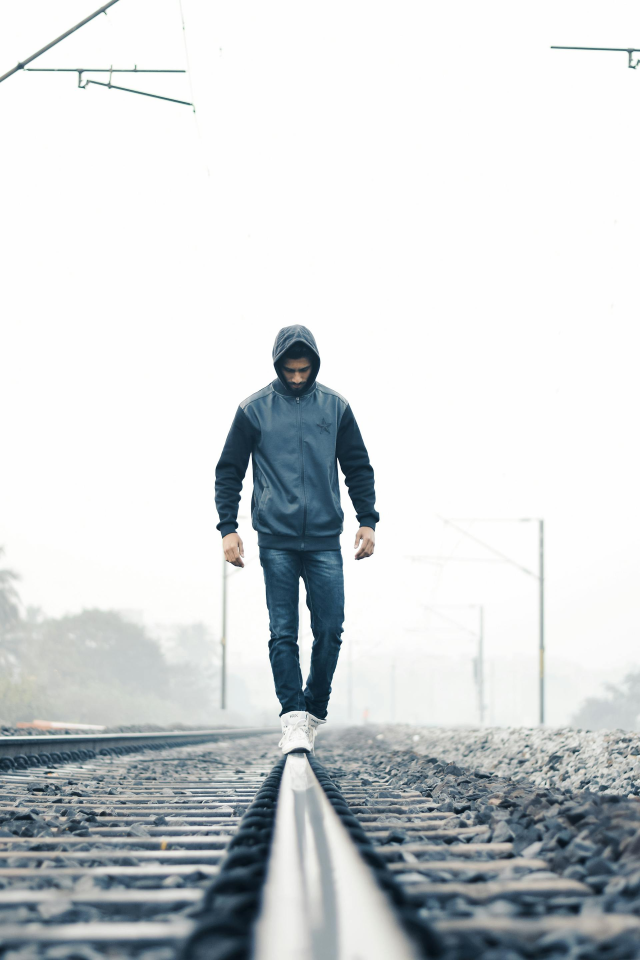
#> input picture Opencv-object-detection-Cascade/images/people.jpg, 1920 x 2880 px (shown at 1/3 size)
$ jupyter execute Cascade-Detection.ipynb   (text cells are left out)
#> lines starting #> are read from the running program, lines starting #| are printed output that depends on the picture; after the words box and inside, x2 and y2 are one past the last pixel; in counts of white or black regions, pixels touching at a corner belong together; pictures that were not available may be replaced by others from this repository, and a replacement may not be noted
[cell 1]
import cv2
import time
import matplotlib.pyplot as plt

[cell 2]
# Load the pre-trained Haar Cascade classifier for face detection
face_cascade = cv2.CascadeClassifier(cv2.data.haarcascades + 'haarcascade_fullbody.xml')

# Read the image
image = cv2.imread(r"images/people.jpg")
#> image is the input picture: shape (2880, 1920, 3); mean B, G, R 215.1, 213.4, 209.1

# Convert the image to grayscale
gray = cv2.cvtColor(image, cv2.COLOR_BGR2GRAY)

# Detect faces in the image
faces = face_cascade.detectMultiScale(gray, scaleFactor=1.1, minNeighbors=15, minSize=(100, 100))
#> faces = [[514, 811, 753, 1506]]

"""
gray -->  input image in grayscale. . Face detection works more efficiently in grayscale

scaleFactor --> This parameter specifies how much the image size is reduced at each image scale.
It is used to create a scale pyramid to detect objects at different sizes (because faces can appear larger or smaller depending on their distance from the camera).
1.1 means the image is reduced by 10% at each scale.

minNeighbors --> The detection algorithm finds multiple face candidates, and minNeighbors controls how many detections around the same region are needed to declare it a face.

minSize -->This parameter specifies the minimum size of the face to be detected, expressed as the width and height of the detection rectangle.

"""

# Draw rectangles around the detected faces
for (x, y, w, h) in faces:
    cv2.rectangle(image, (x, y), (x+w, y+h), (255, 0, 0), 5)
#> this loop made 1 pass

cv2.imwrite("result.jpg",image)


plt.figure(figsize=(15, 8))
plt.xticks([]), plt.yticks([])
plt.imshow(cv2.cvtColor(image,cv2.COLOR_BGR2RGB))
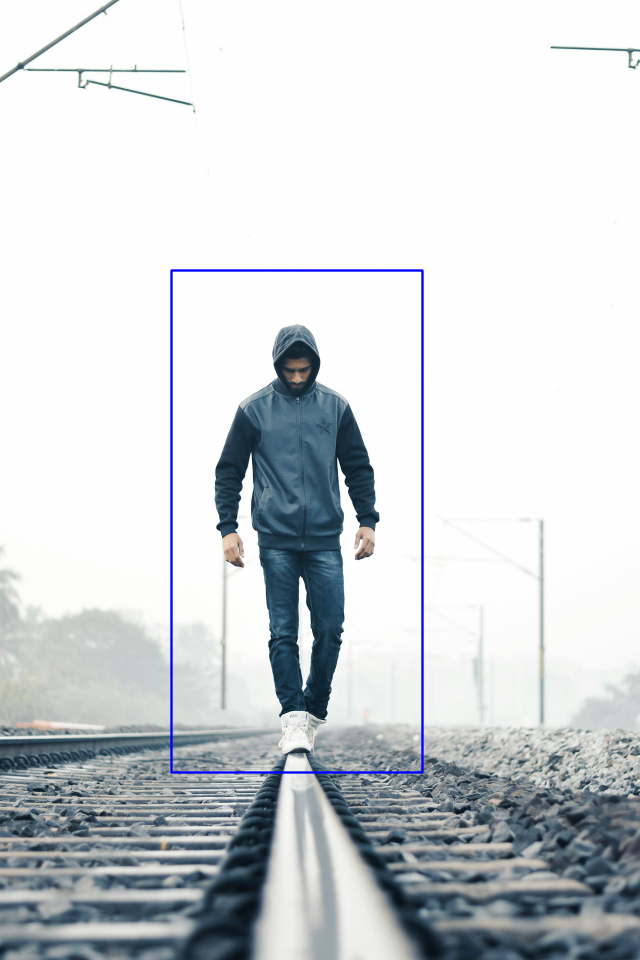
#> shown: shape (2880, 1920, 3) (shown at 1/3 size); mean R, G, B 207.9, 212, 215.2

[cell 3]
import cv2
import time

# Load the pre-trained Haar Cascade classifier for face detection
face_cascade = cv2.CascadeClassifier(cv2.data.haarcascades + 'haarcascade_fullbody.xml')

# Capture video from a file or camera (use 0 for the default camera)
video_capture = cv2.VideoCapture(r"images/video.mp4")  # For a file
# video_capture = cv2.VideoCapture(0)  # For camera input

# Get the width and height of the frames
frame_width = int(video_capture.get(cv2.CAP_PROP_FRAME_WIDTH))
#> frame_width = 1280
frame_height = int(video_capture.get(cv2.CAP_PROP_FRAME_HEIGHT))
#> frame_height = 720
fps = int(video_capture.get(cv2.CAP_PROP_FPS))
#> fps = 23

# Define the codec and create a VideoWriter object (MP4 format)
output_path = 'output_video.mp4'
fourcc = cv2.VideoWriter_fourcc(*'mp4v')  # Codec for MP4 video
#> fourcc = 1983148141
video_writer = cv2.VideoWriter(output_path, fourcc, fps, (frame_width, frame_height))

# Start the time counter
prev_frame_time = 0
new_frame_time = 0

# Loop over frames from the video
while video_capture.isOpened():
    # Capture frame-by-frame
    ret, frame = video_capture.read()
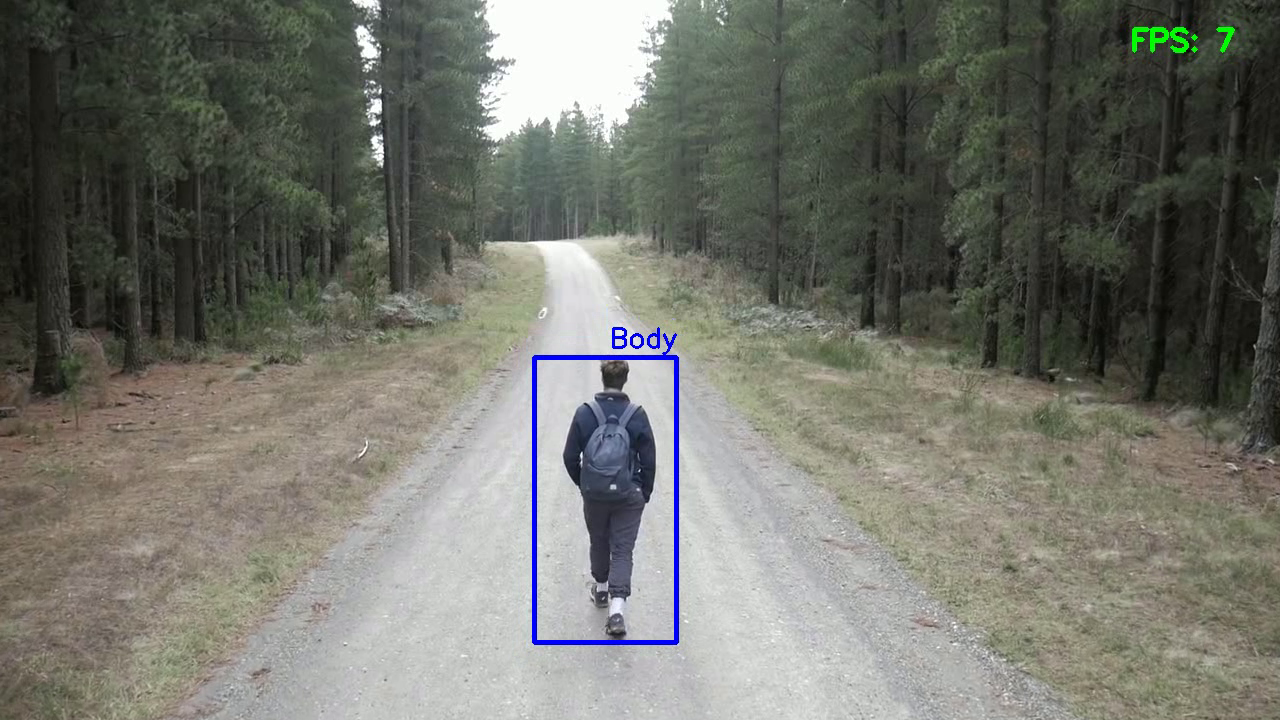
#> input picture frame 8 of Opencv-object-detection-Cascade/output_video.mp4, 1280 x 720 px, given in place of video.mp4, which was not available
#> frame is the input picture: shape (720, 1280, 3); mean B, G, R 108.4, 116.6, 115.5

    if not ret:
        print("Finished processing or cannot read the video.")
        break

    # Convert the frame to grayscale
    gray = cv2.cvtColor(frame, cv2.COLOR_BGR2GRAY)
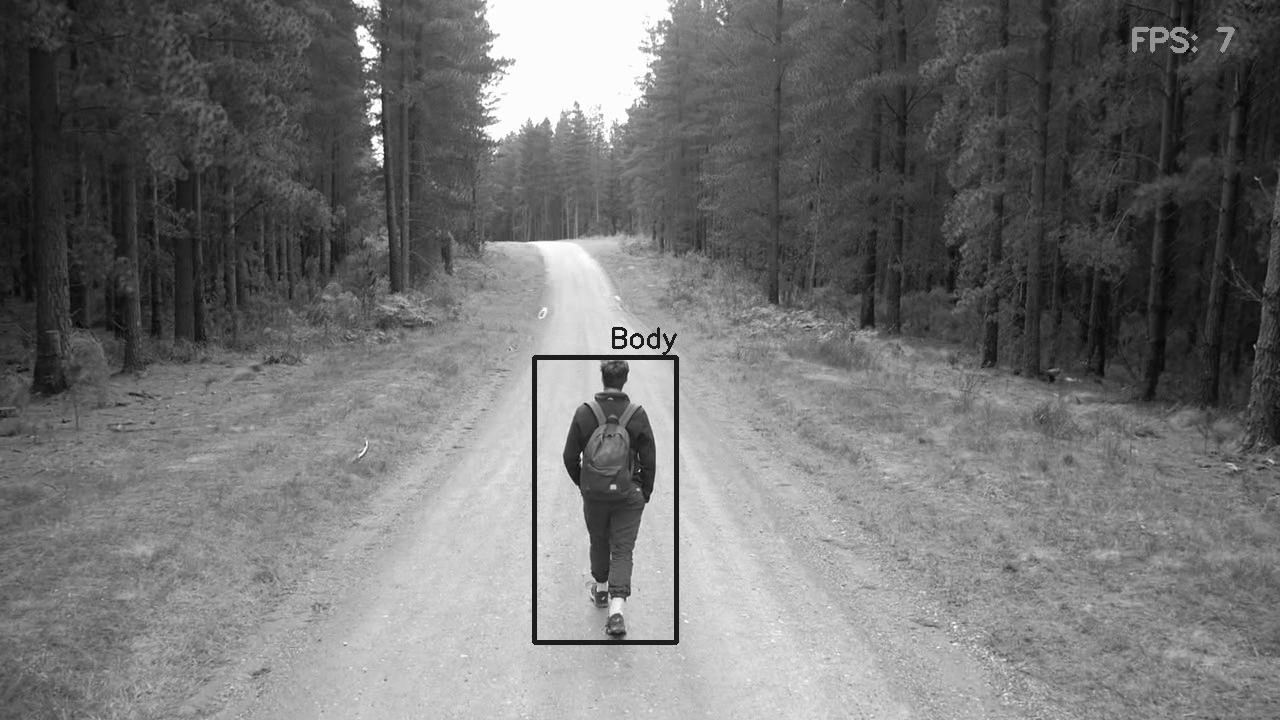
#> gray: shape (720, 1280); min 3, max 255, mean 115.2

    # Detect faces in the frame
    faces = face_cascade.detectMultiScale(gray, scaleFactor=1.1, minNeighbors=10, minSize=(10, 10))
#> faces = [[533, 353, 144, 289]]

    # Draw rectangles around the detected faces
    for (x, y, w, h) in faces:
        cv2.rectangle(frame, (x, y), (x + w, y + h), (255, 0, 0), 4)
        cv2.putText(frame, 'Body', (x + 75, y - 10), cv2.FONT_HERSHEY_SIMPLEX, 0.9, (255, 0, 0), 2)
#> this loop made 1 pass
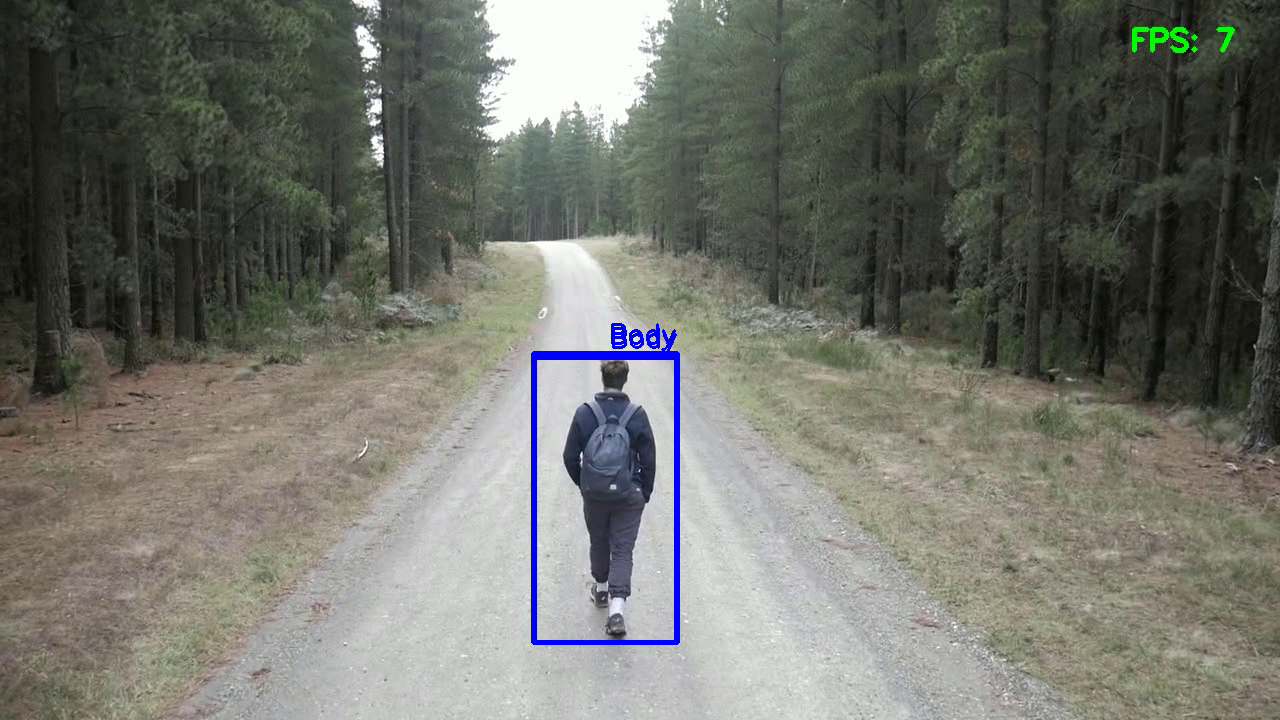
#> frame: shape (720, 1280, 3); 0.53% of pixels changed, all inside (x1, y1, x2, y2) = (531, 323, 680, 645)

    # Calculate the FPS
    new_frame_time = time.time()
    fps = 1 / (new_frame_time - prev_frame_time)
    prev_frame_time = new_frame_time

    # Convert FPS to an integer for display
    fps = int(fps)
    fps_text = f'FPS: {fps}'

    # Put the FPS text on the top-right corner of the frame
    cv2.putText(frame, fps_text, (frame.shape[1] - 150, 50), cv2.FONT_HERSHEY_SIMPLEX, 1, (0, 255, 0), 3)
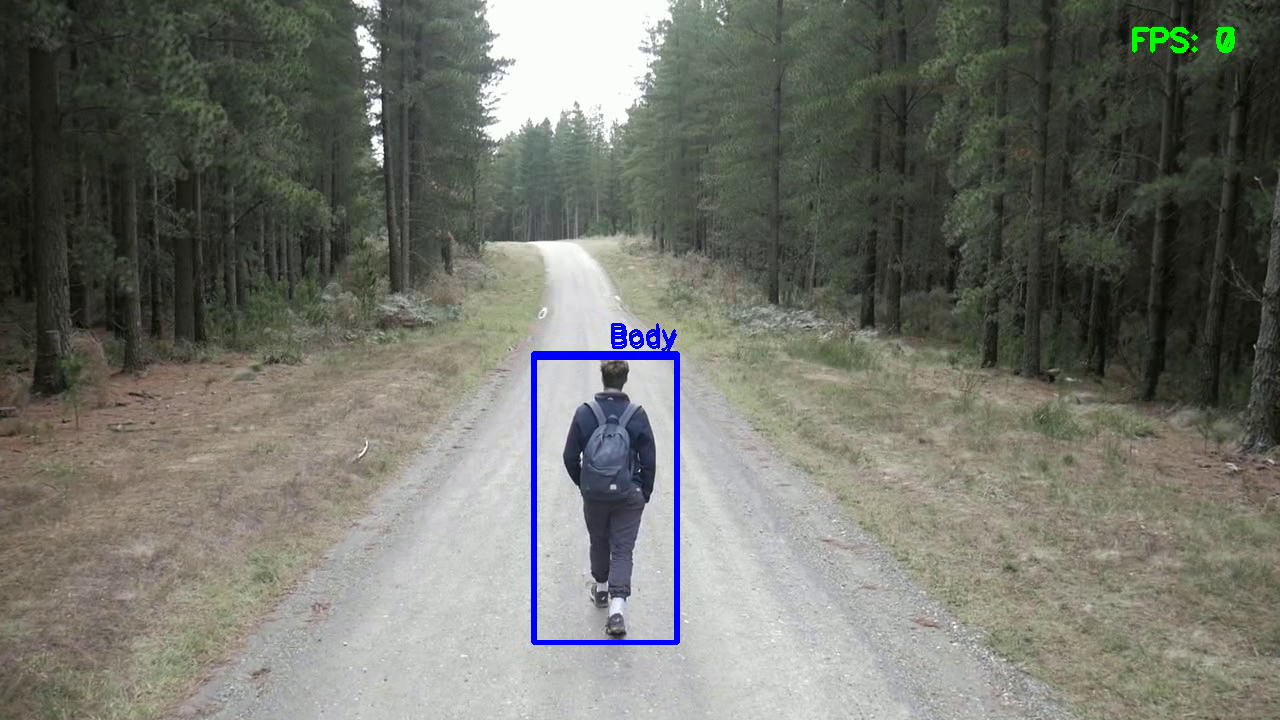
#> frame: shape (720, 1280, 3); 0.1% of pixels changed, all inside (x1, y1, x2, y2) = (1132, 27, 1235, 53)

    # Write the frame to the output video file
    video_writer.write(frame)

    # Display the resulting frame (optional, remove if not needed)
    cv2.imshow('Face Detection in Video with FPS', frame)

    # Break the loop when 'q' is pressed
    if cv2.waitKey(1) & 0xFF == ord('q'):
#> (key q is pressed here)
        break

# Release the video capture and writer objects and close all windows
video_capture.release()
video_writer.release()
cv2.destroyAllWindows()

print(f"Video saved as {output_path}")
